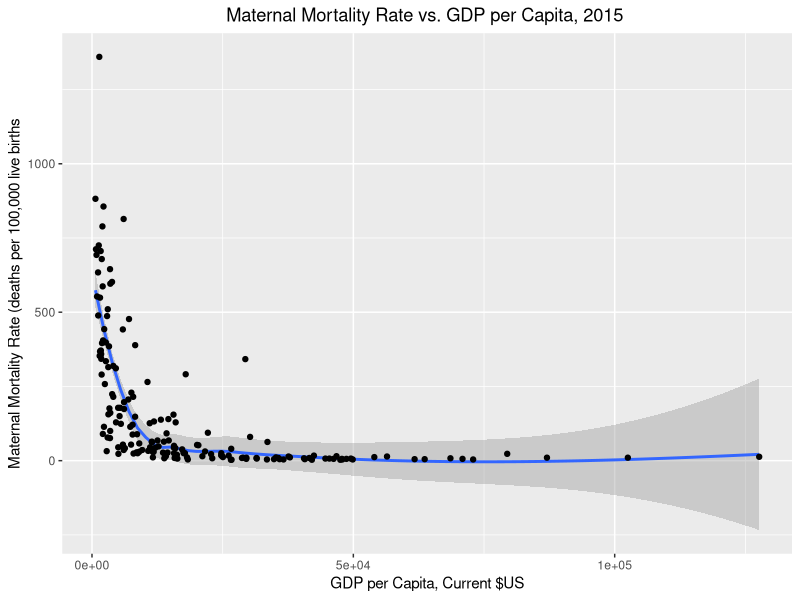

Reproduce this figure in R.
setwd('~/data/geo/multi-maps/data')
library(ggplot2)
mmr = read.csv('maternal_mortality_rate.csv')
gdpcap = read.csv('gdp_per_capita.csv')
df = merge(mmr, gdpcap)
df = df[complete.cases(df), ]
model = loess(maternal_mortality_rate ~ gdp_per_capita, data=df)
str(model)
df$resid <- model$residuals
df


g <- ggplot(df, aes(gdp_per_capita, maternal_mortality_rate)) +
      geom_smooth() +
      geom_point() +
      ggtitle("Maternal Mortality Rate vs. GDP per Capita, 2015 ") +
      xlab("GDP per Capita, Current $US") + 
      ylab("Maternal Mortality Rate (deaths per 100,000 live births") +
      theme(plot.title = element_text(hjust = 0.5))

g
